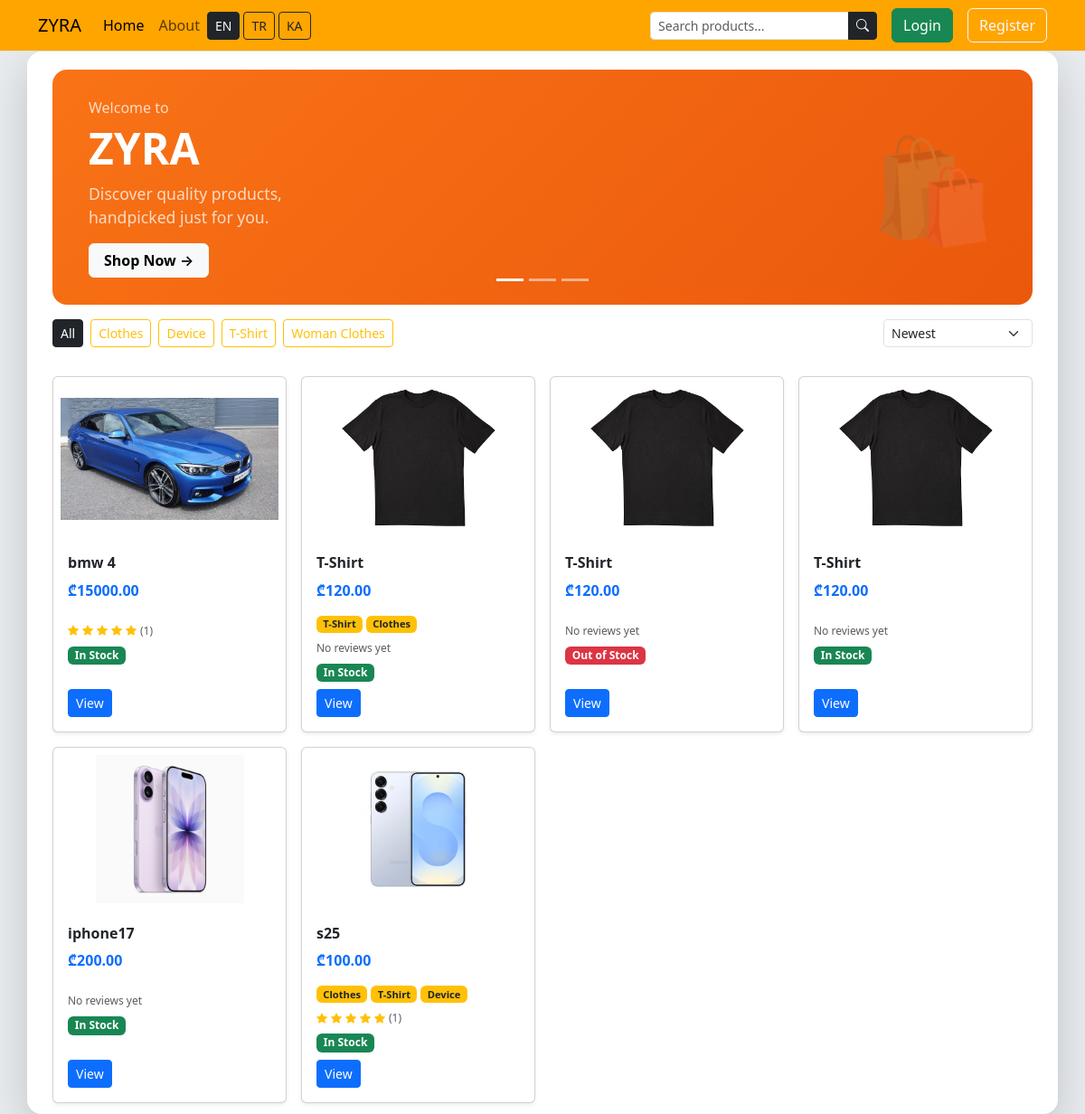
Before: / with the older database file.
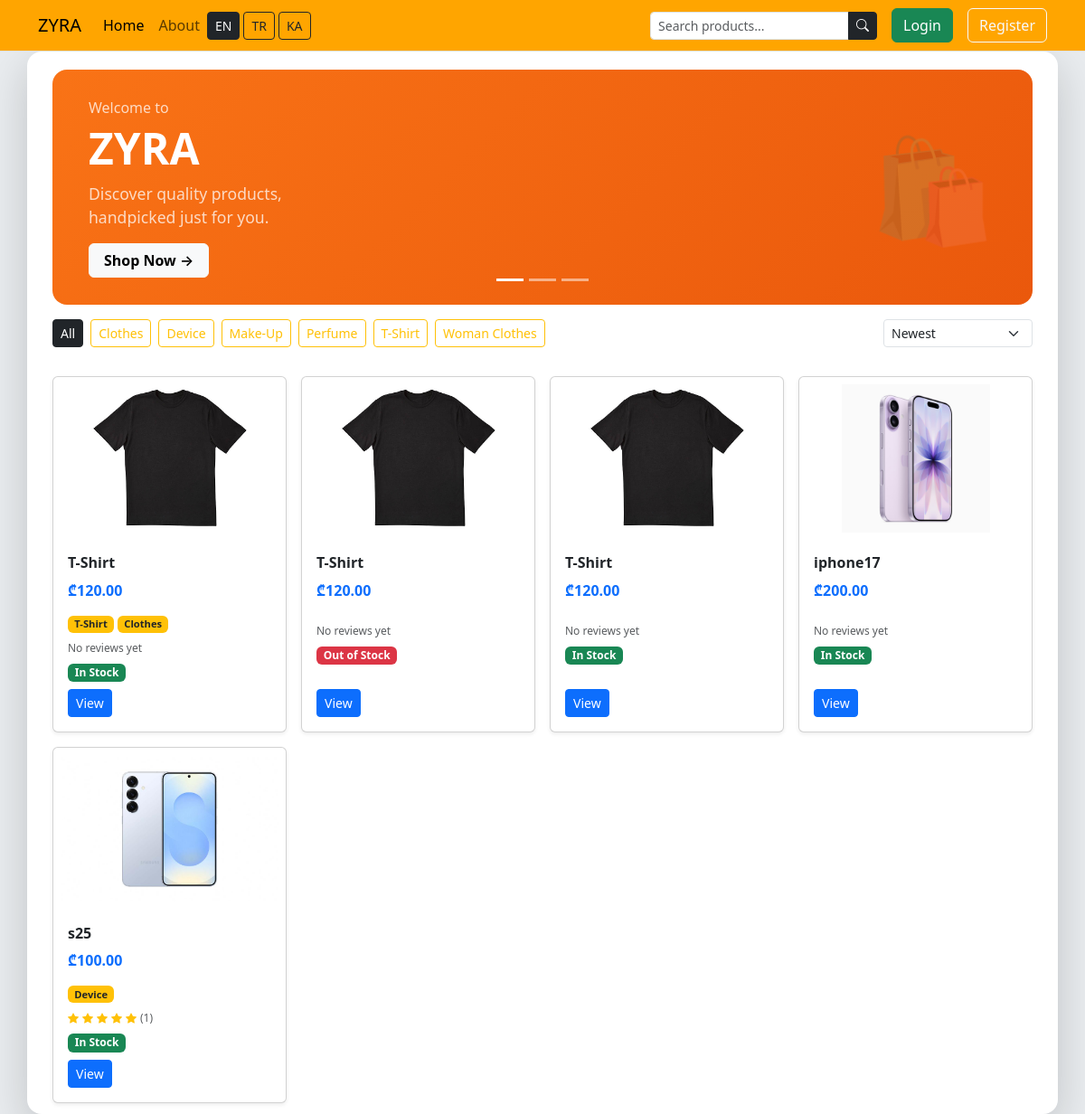
After: the same page with the newer database file.
### src/models/category.py (models this page shows, shortened)
class Category(BaseModel):
    __tablename__ = 'categories'
    id = db.Column(db.Integer, primary_key=True)
    name = db.Column(db.String, nullable=False, unique=True)
    name_tr = db.Column(db.String, nullable=True)
    name_ka = db.Column(db.String, nullable=True)
    products = db.relationship('Product', secondary='product_categories', back_populates='category')

### src/models/product.py (models this page shows, shortened)
class Product(BaseModel):
    __tablename__ = 'products'
    id = db.Column(db.Integer, primary_key=True)
    name = db.Column(db.String)
    price = db.Column(db.Float)
    img = db.Column(db.String)
    description = db.Column(db.Text, nullable=True)
    stock = db.Column(db.Integer, default=0)
    category = db.relationship('Category', secondary='product_categories', back_populates='products')
    users = db.relationship("User", back_populates="products", secondary="favorites")
    images = db.relationship('Image', back_populates='product', cascade='all, delete-orphan')

### src/views/main/routes.py (the view)
@main_blueprint.route('/')
def index():
    query = request.args.get('q', '').strip()
    category_id = request.args.get('category', type=int)
    sort = request.args.get('sort', 'newest')
    products = Product.query
    if query:
        products = products.filter(Product.name.ilike(f'%{query}%'))
    if category_id:
        products = products.filter(Product.category_id == category_id)
    if sort == 'price_asc':
        products = products.order_by(Product.price.asc())
    elif sort == 'price_desc':
        products = products.order_by(Product.price.desc())
    elif sort == 'name_asc':
        products = products.order_by(Product.name.asc())
    else:
        products = products.order_by(Product.id.desc())
    categories = Category.query.order_by(Category.name).all()
    return render_template('main/index.html',
        product_list=products.all(),
        categories=categories,
        query=query,
        active_category=category_id,
        sort=sort
    )

### src/__init__.py (called while the page is built)
def get_locale():
    return session.get('lang', 'en')

### src/templates/main/index.html (shortened to what this page needs)
{% extends "layouts/base.html" %}
{% from "macros.html" import create_card with context %}
{% block content %}
    <div class="container-md bg-white py-1 shadow-lg rounded-4">
        <div id="carouselExampleIndicators" class="carousel slide m-3 rounded-4 overflow-hidden"
             data-bs-ride="carousel" data-bs-touch="true">
            <div class="carousel-indicators">
                <button type="button" data-bs-target="#carouselExampleIndicators"
                        data-bs-slide-to="0" class="active"></button>
                <button type="button" data-bs-target="#carouselExampleIndicators"
                        data-bs-slide-to="1"></button>
                <button type="button" data-bs-target="#carouselExampleIndicators"
                        data-bs-slide-to="2"></button>
            </div>
            <div class="carousel-inner">
                <div class="carousel-item active" data-bs-interval="3000">
                    <div style="min-height: 220px; background: linear-gradient(135deg, #f97316, #ea580c);
                        display: flex; align-items: center; justify-content: space-between;
                        padding: 30px 40px;">
                        <div class="text-white" style="max-width: 75%;">
                            <p class="mb-1 opacity-75"
                               style="font-size: clamp(0.75rem, 2vw, 1rem);">{{ _('Welcome to') }}</p>
                            <h1 class="fw-bold mb-2" style="font-size: clamp(1.8rem, 5vw, 3rem);">ZYRA</h1>
                            <p class="opacity-75 mb-3" style="font-size: clamp(0.8rem, 2vw, 1.1rem);">
                                {{ _('Discover quality products,') }}<br>{{ _('handpicked just for you.') }}
                            </p>
                            <a href="#products" class="btn btn-light fw-semibold px-3"
                               style="font-size: clamp(0.75rem, 2vw, 1rem);">
                                {{ _('Shop Now') }} →
                            </a>
                        </div>
                        <div class="d-none d-md-block" style="font-size: 7rem; opacity: 0.15;">🛍️</div>
                    </div>
                </div>
            </div>
        </div>
        <div class="mx-3 mb-3 d-flex justify-content-between align-items-center flex-wrap gap-2">
            <div class="d-flex gap-2 flex-wrap">
                <a href="{{ url_for('main.index', q=query) }}"
                   class="btn btn-sm {{ 'btn-dark' if not active_category else 'btn-outline-dark' }}">
                    {{ _('All') }}
                </a>
                {% set lang = session.get('lang', 'en') %}
                {% for category in categories %}
                    <a href="{{ url_for('main.index', q=query, category=category.id) }}"
                       class="btn btn-sm {{ 'btn-warning' if active_category == category.id else 'btn-outline-warning' }}">
                        {% if lang == 'tr' and category.name_tr %}
                            {{ category.name_tr }}
                        {% elif lang == 'ka' and category.name_ka %}
                            {{ category.name_ka }}
                        {% else %}
                            {{ category.name }}
                        {% endif %}
                    </a>
                {% endfor %}
            </div>
            <select class="form-select form-select-sm" style="width: auto;"
                    onchange="window.location.href=this.value">
                <option value="{{ url_for('main.index', q=query, category=active_category, sort='newest') }}"
                        {{ 'selected' if sort == 'newest' }}>{{ _('Newest') }}</option>
            </select>
        </div>
        <div class="row row-cols-2 row-cols-sm-2 row-cols-md-3 row-cols-lg-4 g-3 m-2">
            {% if product_list %}
                {% for product in product_list %}
                    {{ create_card(product) }}
                {% endfor %}
            {% else %}
                <div class="col-12 text-center text-muted py-5">
                    <i class="bi bi-search fs-1"></i>
                    <p class="mt-3">{{ _('No products found for') }} "<strong>{{ query }}</strong>"</p>
                </div>
            {% endif %}
        </div>
    </div>
{% endblock %}

### src/templates/layouts/base.html (shortened to what this page needs)
<!DOCTYPE html>
<html lang="{{ session.get('lang', 'en') }}">
<head>
    <link href="https://cdn.jsdelivr.net/npm/bootstrap@5.3.8/dist/css/bootstrap.min.css" rel="stylesheet"
>
    <link rel="stylesheet" href="https://cdn.jsdelivr.net/npm/bootstrap-icons@1.13.1/font/bootstrap-icons.min.css">
</head>
<body class="bg-body-secondary">
{% include 'layouts/navbar.html' %}
{% block content %}
{% endblock %}
</body>
</html>

### src/templates/macros.html (shortened to what this page needs)
{% macro create_navlink(endpoint_name, display_name) %}
    <li class="nav-item">
        <a class="nav-link {% if request.endpoint == endpoint_name %} active {% endif %}"
           href="{{ url_for(endpoint_name) }}"
        >{{ display_name }}</a>
    </li>
{% endmacro %}
{% macro create_card(product) %}
    <div class="col">
        <div class="card h-100 shadow-sm">
            {% if product.img %}
                <img src="/static/upload/{{ product.img }}"
                     class="card-img-top"
                     style="height: 180px; object-fit: contain; padding: 8px;"
                     alt="{{ product.name }}">
            {% else %}
                <div class="card-img-top d-flex align-items-center justify-content-center bg-light"
                     style="height: 180px;">
                    <i class="bi bi-image text-muted" style="font-size: 3rem;"></i>
                </div>
            {% endif %}
            <div class="card-body d-flex flex-column">
                <h6 class="card-title fw-bold">{{ product.name }}</h6>
                <p class="card-text text-primary fw-semibold">₾{{ "%.2f"|format(product.price) }}</p>
                <div class="d-flex flex-wrap gap-1 mb-2">
                    {% set lang = session.get('lang', 'en') %}
                    {% for category in product.category %}
                        <span class="badge bg-warning text-dark" style="font-size: 0.7rem;">
                            {% if lang == 'tr' and category.name_tr %}
                                {{ category.name_tr }}
                            {% elif lang == 'ka' and category.name_ka %}
                                {{ category.name_ka }}
                            {% else %}
                                 {{ category.name }}
                            {% endif %}
                        </span>
                    {% endfor %}
                </div>
                {% if product.reviews %}
                    {% set avg = (product.reviews | map(attribute='rating') | sum) / product.reviews | length %}
                    <div class="mb-2 d-flex align-items-center gap-1">
                        {% for i in range(1, 6) %}
                            {% if i <= avg %}
                                <i class="bi bi-star-fill text-warning" style="font-size: 0.75rem;"></i>
                            {% else %}
                                <i class="bi bi-star text-warning" style="font-size: 0.75rem;"></i>
                            {% endif %}
                        {% endfor %}
                        <span class="text-muted" style="font-size: 0.75rem;">
                            ({{ product.reviews | length }})
                        </span>
                    </div>
                {% else %}
                    <p class="text-muted mb-2" style="font-size: 0.75rem;">{{ _('No reviews yet') }}</p>
                {% endif %}
                {% if product.stock is not none %}
                    {% if product.stock > 0 %}
                        <span class="badge bg-success mb-2" style="width: fit-content;">{{ _('In Stock') }}</span>
                    {% else %}
                        <span class="badge bg-danger mb-2" style="width: fit-content;">{{ _('Out of Stock') }}</span>
                    {% endif %}
                {% endif %}
                <div class="mt-auto d-flex flex-wrap gap-1">
                    <a href="/view_product/{{ product.id }}" class="btn btn-primary btn-sm">{{ _('View') }}</a>
                </div>
            </div>
        </div>
    </div>
{% endmacro %}

### src/templates/layouts/navbar.html (shortened to what this page needs)
{% from "macros.html" import create_navlink %}
<nav class="navbar navbar-expand-lg border-bottom border-body data-bs-theme=dark" style="background-color: orange">
    <div class="container-md">
        <a class="navbar-brand" href="{{ url_for('main.index') }}">ZYRA</a>
        <div class="collapse navbar-collapse" id="navbarSupportedContent">
            <ul class="navbar-nav me-auto mb-2 mb-lg-0">
                {{ create_navlink('main.index', _('Home')) }}
                {{ create_navlink('main.about', _('About')) }}
                <div class="d-flex align-items-center gap-1 me-2">
                    <a href="/set_language/en"
                       class="btn btn-sm {{ 'btn-dark' if session.get('lang', 'en') == 'en' else 'btn-outline-dark' }}">
                        EN
                    </a>
                    <a href="/set_language/tr"
                       class="btn btn-sm {{ 'btn-dark' if session.get('lang') == 'tr' else 'btn-outline-dark' }}">
                        TR
                    </a>
                    <a href="/set_language/ka"
                       class="btn btn-sm {{ 'btn-dark' if session.get('lang') == 'ka' else 'btn-outline-dark' }}">
                        KA
                    </a>
                </div>
            </ul>
            <form class="d-flex me-3" method="GET" action="{{ url_for('main.index') }}">
                <div class="input-group">
                    <input type="text"
                           name="q"
                           class="form-control form-control-sm"
                           placeholder="{{ _('Search products...') }}"
                           value="{{ request.args.get('q', '') }}">
                    <button class="btn btn-dark btn-sm" type="submit">
                        <i class="bi bi-search"></i>
                    </button>
                </div>
            </form>
            <div class="d-flex align-items-center gap-3" role="search">
                {% if current_user.is_authenticated %}
                <span class="fw-semibold text-white bg-dark bg-opacity-25 px-3 py-1 rounded-pill">
                        👋 {{ current_user.username }}
                    </span>
                <a class="btn btn-danger" href="/logout">{{ _('Logout') }}</a>
                {% else %}
                <a class="btn btn-success" href="/login">{{ _('Login') }}</a>
                <a class="btn btn-outline-light" href="/register">{{ _('Register') }}</a>
                {% endif %}
            </div>
        </div>
    </div>
</nav>

Changed rows visible on the page:
removed Product: img (picture), name "bmw 4", price "15000.00", reviews|length "1"
added Category: name "Make-Up", shown under "ZYRA"
added Category: name "Perfume", shown under "ZYRA"
changed Product (number 5 of 5 on the later page): loses Category (name "Clothes"); loses Category (name "T-Shirt")
